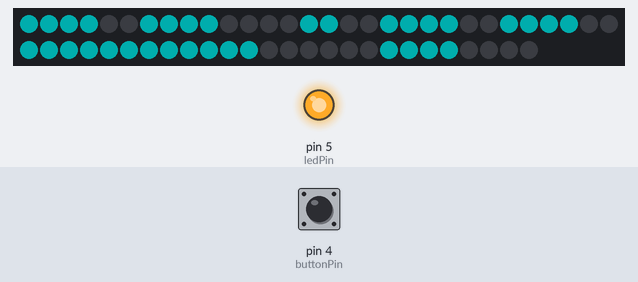
Recording of a sketch running on a simulated Arduino Uno, built with avr-gcc and run on an emulated ATmega328P. Parts: 56 RGB LEDs in strip order, left to right, continuing on the next row, output pins drawn as LEDs (lit = HIGH). Inputs (shaded band) come from the test bench; at power-on: pin 4 (buttonPin) HIGH. Dim RGB values are drawn brighter than linear; the local clock reads 2024-03-15 10:24:30 at power-on unless the sketch sets it.

Above: at 1.4 s.
1.5 s: pin 4 (buttonPin) pulled LOW for 0.15 s
At 2.9 s:
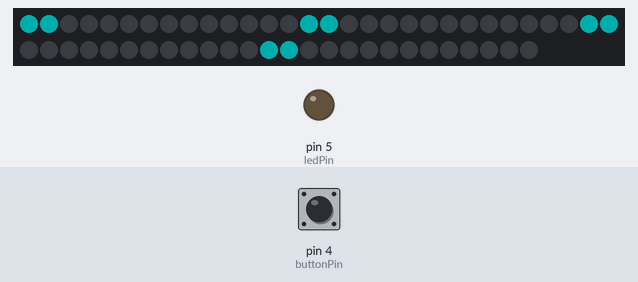
3.2 s: pin 4 (buttonPin) pulled LOW for 1 s
At 3.35 s:
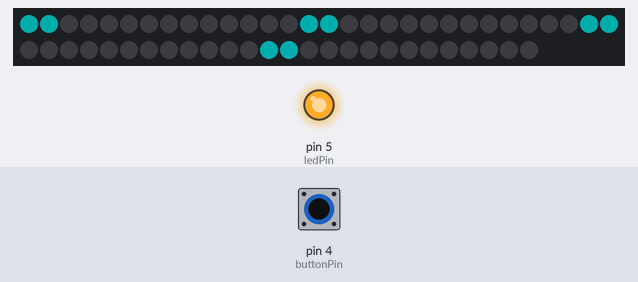
5.7 s: pin 4 (buttonPin) pulled LOW for 3.2 s
At 5.82 s:
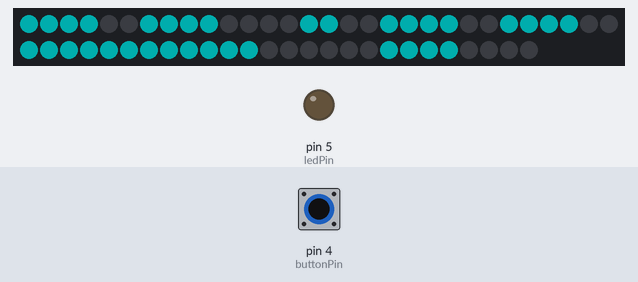
Timing chart, 0 to 8.7 s (numbered marks = the images above; inputs shaded):
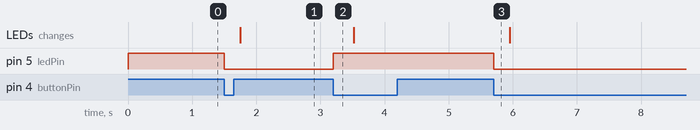

The sketch:

clock_v2_hhmm.ino
```cpp
#include <Adafruit_NeoPixel.h>
#include <virtuabotixRTC.h>

int CentenaMin, DecenaMin, UnidadMin, ValorMin;
int UnidadAnteriorMin = 10;
int DecenaAnteriorMin = 10;

int CentenaHora, DecenaHora, UnidadHora, ValorHora;
int UnidadAnteriorHora = 10;
int DecenaAnteriorHora = 10;

uint16_t NumDig;
int Etapa = 0;
int color[] = {0, 50, 50};
int apagado[] = {0, 0, 0};

// Definir pines
const int ledPin = 5;  // Pin conectado al LED
const int buttonPin = 4; // Pin conectado al boton

// Variables de estado
bool ledState = true; // Estado actual del LED (apagado al inicio)
bool buttonState = false; // Estado del boton
bool lastButtonState = false; // Estado anterior del boton

uint16_t digitos[10][15] {
  {12,2,3,4,5,6,7,8,9,10,11,12,13,0,0}
 ,{4,6,7,8,9,0,0,0,0,0,0,0,0,0,0}
 ,{10,0,1,4,5,6,7,10,11,12,13,0,0,0,0}
 ,{10,0,1,4,5,6,7,8,9,10,11,0,0,0,0}
 ,{8,0,1,2,3,6,7,8,9,0,0,0,0,0,0}
 ,{10,0,1,2,3,4,5,8,9,10,11,0,0,0,0}
 ,{12,0,1,2,3,4,5,8,9,10,11,12,13,0,0}
 ,{6,4,5,6,7,8,9,0,0,0,0,0,0,0,0}
 ,{14,0,1,2,3,4,5,6,7,8,9,10,11,12,13}
 ,{12,0,1,2,3,4,5,6,7,8,9,10,11,0,0,}
};

int reloj_off[] = {2, 0, 1, 0, 0, 0, 0, 0, 0, 0, 0, 0, 0, 0, 0};

bool relojActivo = true;
bool lastRelojActivo = relojActivo;

int PIN = 3;
int NumPixels=56;

Adafruit_NeoPixel pixels = Adafruit_NeoPixel(NumPixels, PIN, NEO_GRB + NEO_KHZ800);
virtuabotixRTC myRTC(6, 7, 8);

void setup() {
  Serial.begin(9600);
  pixels.begin();
  pixels.show();

  pinMode(ledPin, OUTPUT); // Configurar el pin del LED como salida
  pinMode(buttonPin, INPUT_PULLUP); // Configurar el pin del boton como entrada con resistencia pull-up
  digitalWrite(ledPin, ledState); //Actualiza el led para que empiece encendido

  // Forzar actualizacion inicial de todos los digitos
  recargarReloj();
}

void loop() {
  buttonState = digitalRead(buttonPin); // Leer el estado del boton

  // Detectar cambio de estado del boton
  if (buttonState == LOW && lastButtonState == HIGH) {
    ledState = !ledState; // Cambiar el estado del LED
    relojActivo = !relojActivo; // Apagar el reloj
    digitalWrite(ledPin, ledState); // Actualizar el LED
    delay(100); // Pequeno retraso para evitar rebotes
  }

  lastButtonState = buttonState;

  if (relojActivo) {
    if (relojActivo != lastRelojActivo){
      recargarReloj();
      lastRelojActivo = relojActivo; // Actualizar el estado del reloj
    }

    actualizarReloj();
  }
  else {
    // Comprobar que es la primera vez que se apaga
    if (relojActivo != lastRelojActivo){
      pintar(reloj_off, color, 1);
      pintar(reloj_off, color, 2);
      pintar(reloj_off, color, 3);
      pintar(reloj_off, color, 4);

      lastRelojActivo = relojActivo; // Actualizar el estado del reloj
    }
  }
}

void recargarReloj(){
  // Forzar actualizacion inicial de todos los digitos
  myRTC.updateTime();
  ValorMin = myRTC.minutes;
  ValorHora = myRTC.hours;

  DecenaMin = ValorMin / 10;
  UnidadMin = ValorMin % 10;
  DecenaHora = ValorHora / 10;
  UnidadHora = ValorHora % 10;

  pintar(digitos[DecenaHora], color, 4);
  pintar(digitos[UnidadHora], color, 3);
  pintar(digitos[DecenaMin], color, 2);
  pintar(digitos[UnidadMin], color, 1);
}

void actualizarReloj() {
  size_t n;
  UnidadAnteriorMin = UnidadMin;
  DecenaAnteriorMin = DecenaMin;
  UnidadAnteriorHora = UnidadHora;
  DecenaAnteriorHora = DecenaHora;

  myRTC.updateTime();

  // Actualizar minutos
  ValorMin = myRTC.minutes;

  DecenaMin = ValorMin / 10;
  UnidadMin = ValorMin % 10;

  if (UnidadAnteriorMin != UnidadMin) {
    NumDig = 1;
    pintar(digitos[UnidadMin], color, NumDig);
  }

  if (DecenaAnteriorMin != DecenaMin) {
    NumDig = 2;
    pintar(digitos[DecenaMin], color, NumDig);
  }

  // Actualizar horas
  ValorHora = myRTC.hours;

  DecenaHora = ValorHora / 10;
  UnidadHora = ValorHora % 10;

  if (UnidadAnteriorHora != UnidadHora) {
    NumDig = 3; // Tercer digito para las horas (unidades)
    pintar(digitos[UnidadHora], color, NumDig);
  }

  if (DecenaAnteriorHora != DecenaHora) {
    NumDig = 4; // Cuarto digito para las horas (decenas)
    pintar(digitos[DecenaHora], color, NumDig);
  }
}

void pintar(uint16_t* pixelesAEncender, int color[], uint16_t Dig) {
  borrar(digitos[8], apagado, Dig);
  int n = pixelesAEncender[0];
  for (int i = 1; i < n + 1; i++) {
    int PA = pixelesAEncender[i] + ((Dig - 1) * 14);
    pixels.setPixelColor(PA, pixels.Color(color[0], color[1], color[2]));
    pixels.show();
  }
}

void borrar(uint16_t pixelesAEncender[], uint16_t color[], uint16_t Dig) {
  int n = pixelesAEncender[0];
  for (int i = 1; i < n + 1; i++) {
    int PA = pixelesAEncender[i] + ((Dig - 1) * 14);
    pixels.setPixelColor(PA, pixels.Color(color[0], color[1], color[2]));
    pixels.show();
  }
}
```

Measured:
- after the input at 1.5 s, pin 5 (ledPin): HIGH → LOW at once; the LEDs: change after 0.25 s (image 1)
- after the input at 3.2 s, pin 5 (ledPin): LOW → HIGH at once
- after the input at 5.7 s, pin 5 (ledPin): HIGH → LOW at once
